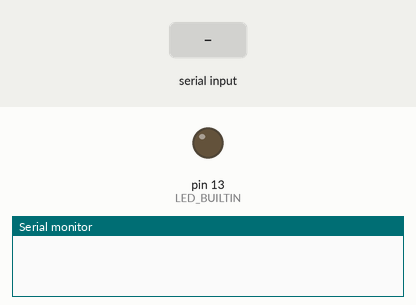
Recording of a sketch running on a simulated Arduino Uno, built with avr-gcc and run on an emulated ATmega328P. Parts: output pins drawn as LEDs (lit = HIGH), the last lines printed to the serial monitor. The test bench sets the inputs (shaded band).

Above: at 1.2 s.
1.3 s: "1" received over Serial
At 2.2 s:
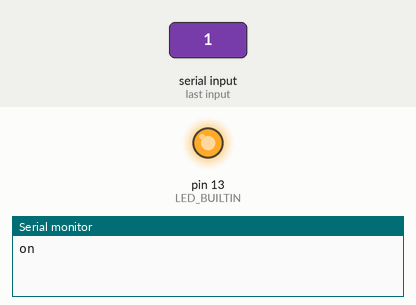
2.8 s: "0" received over Serial
At 3.3 s:
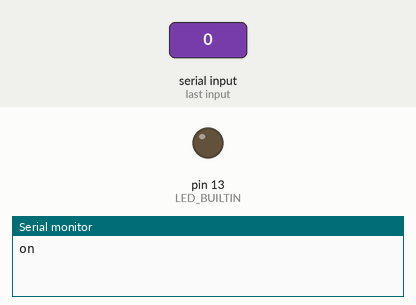
Timing chart, 0 to 5.8 s (numbered marks = the images above; inputs shaded):
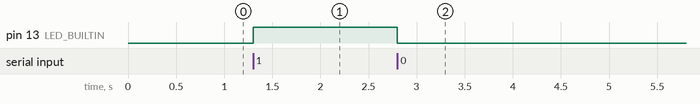

The sketch:

03_led.ino
```cpp
int incomingByte = 0;    // for incoming serial data

void setup() {
    Serial.begin(9600);
    pinMode(LED_BUILTIN, OUTPUT);
    // opens serial port, sets data rate to 9600 bps
}

void loop() {
  // send data only when you receive data:
  if (Serial.available() > 0) {

    // read the incoming byte:
    incomingByte = Serial.read();
    if (incomingByte == '1')
    {
       digitalWrite(LED_BUILTIN, HIGH);
       Serial.print("on");
    }

    else if (incomingByte == '0')
    {
       digitalWrite(LED_BUILTIN, LOW);
    }

  }
}
```

Measured:
- after the input at 1.3 s, pin 13 (LED_BUILTIN): LOW → HIGH at once
- after the input at 2.8 s, pin 13 (LED_BUILTIN): HIGH → LOW at once
